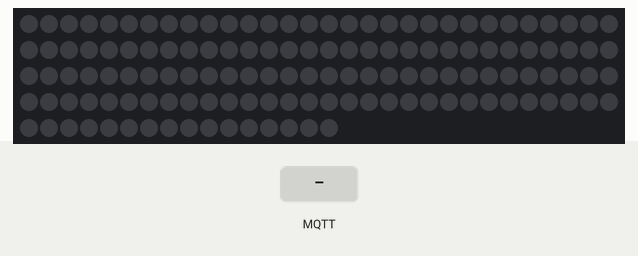
This sketch was run on a simulated ESP8266 (NodeMCU). Parts: 136 RGB LEDs in strip order, left to right, continuing on the next row. The inputs (shaded band) are chosen by the test bench. WiFi joins after 1.5 s; servers stay silent unless stated; no MQTT or app messages arrive unless stated; what the sketch prints to the serial monitor is not drawn.

Above: at 2.7 s.
2.8 s: MQTT message "sunrise" arrives on the first subscribed topic
At 4.0 s:
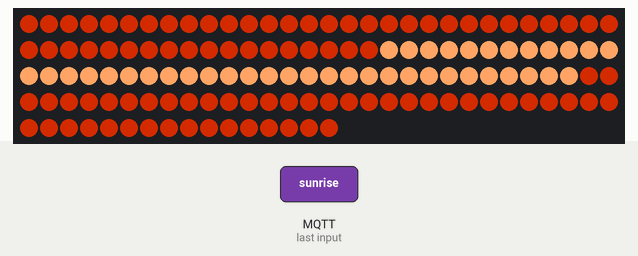
4.3 s: MQTT message "mqttRGB" arrives on the first subscribed topic
At 5.5 s:
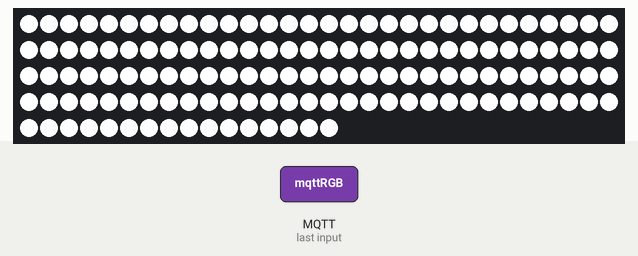
5.8 s: MQTT message "sunrise" arrives on the third subscribed topic
7.3 s: MQTT message "1" arrives on the third subscribed topic
Timing chart, 0 to 9.8 s (numbered marks = the images above; inputs shaded):
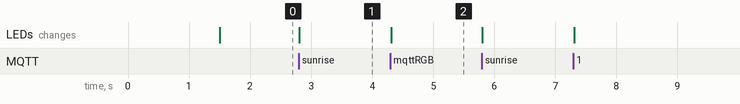

Measured:
- after the input at 2.8 s, the LEDs: change at once (image 1)
- after the input at 4.3 s, the LEDs: change at once (image 2)

The sketch:

morningwakup.ino
```cpp
/******************  LIBRARY SECTION *************************************/
#include <Adafruit_NeoPixel.h>    //https://github.com/adafruit/Adafruit_NeoPixel
#include <SimpleTimer.h>          //https://github.com/thehookup/Simple-Timer-Library
#include <PubSubClient.h>         //https://github.com/knolleary/pubsubclient
#include <ESP8266WiFi.h>          //if you get an error here you need to install the ESP8266 board manager
#include <ESP8266mDNS.h>          //if you get an error here you need to install the ESP8266 board manager
#include <ArduinoOTA.h>           //ArduinoOTA is now included with the ArduinoIDE

/*****************  START USER CONFIG SECTION *********************************/
/*****************  START USER CONFIG SECTION *********************************/
/*****************  START USER CONFIG SECTION *********************************/
/*****************  START USER CONFIG SECTION *********************************/

#define USER_SSID                 "hahn-2g"
#define USER_PASSWORD             "11ab3f4ef3"
#define USER_MQTT_SERVER          "10.232.0.204"
#define USER_MQTT_PORT            1883
#define USER_MQTT_USERNAME        "mqtt"
#define USER_MQTT_PASSWORD        "mqtt"
#define USER_MQTT_CLIENT_NAME     "SunriseMCU"           //used to define MQTT topics, MQTT Client ID, and ArduinoOTA
#define LED_PIN 5                                        //pin where the led strip is hooked up
#define NUM_LEDS 136                                     //number of LEDs in the strip
#define BRIGHTNESS 255                                   //strip brightness 255 max
#define SUNSIZE 30                                       //percentage of the strip that is the "sun"

/*****************  END USER CONFIG SECTION *********************************/
/*****************  END USER CONFIG SECTION *********************************/
/*****************  END USER CONFIG SECTION *********************************/
/*****************  END USER CONFIG SECTION *********************************/
/*****************  END USER CONFIG SECTION *********************************/

/***********************  WIFI AND MQTT SETUP *****************************/
/***********************  DON'T CHANGE THIS INFO *****************************/

const char* ssid = USER_SSID ;
const char* password = USER_PASSWORD ;
const char* mqtt_server = USER_MQTT_SERVER ;
const int mqtt_port = USER_MQTT_PORT ;
const char *mqtt_user = USER_MQTT_USERNAME ;
const char *mqtt_pass = USER_MQTT_PASSWORD ;
const char *mqtt_client_name = USER_MQTT_CLIENT_NAME ;

/*****************  DECLARATIONS  ****************************************/
WiFiClient espClient;
PubSubClient client(espClient);
SimpleTimer timer;
Adafruit_NeoPixel strip = Adafruit_NeoPixel(NUM_LEDS, LED_PIN, NEO_GRBW + NEO_KHZ800);

/*****************  GENERAL VARIABLES  *************************************/

bool boot = true;
int sun = (SUNSIZE * NUM_LEDS)/100;
int aurora = NUM_LEDS;
//int aurora = (SUNSIZE+40 * NUM_LEDS)/100;
int sunPhase = 100;
int whiteLevel = 100;
byte red = 127;
byte green = 127;
byte blue = 127;
byte white = 127;
String effect = "off";
char charPayload[50];
int wakeDelay = 1000;
int fadeStep = 98;
int oldFadeStep = 0;
int currentAurora = 100;
int oldAurora = 0;
int currentSun = 100;
int oldSun = 0;
int sunFadeStep = 98;

void setup_wifi()
{
  // We start by connecting to a WiFi network
  Serial.println();
  Serial.print("Connecting to ");
  Serial.println(ssid);

  WiFi.hostname(USER_MQTT_CLIENT_NAME);
  WiFi.begin(ssid, password);

  while (WiFi.status() != WL_CONNECTED) {
    delay(500);
    Serial.print(".");
  }

  Serial.println("");
  Serial.println("WiFi connected");
  Serial.println("IP address: ");
  Serial.println(WiFi.localIP());
}

void reconnect()
{
  // Loop until we're reconnected
  int retries = 0;
  while (!client.connected()) {
    if(retries < 150)
    {
        Serial.print("Attempting MQTT connection...");
      // Attempt to connect
      if (client.connect(mqtt_client_name, mqtt_user, mqtt_pass))
      {
        Serial.println("connected");
        // Once connected, publish an announcement...
        if(boot == true)
        {
          client.publish(USER_MQTT_CLIENT_NAME"/checkIn","Rebooted");
          boot = false;
        }
        if(boot == false)
        {
          client.publish(USER_MQTT_CLIENT_NAME"/checkIn","Reconnected");
        }
        client.subscribe(USER_MQTT_CLIENT_NAME"/command");
        client.subscribe(USER_MQTT_CLIENT_NAME"/effect");
        client.subscribe(USER_MQTT_CLIENT_NAME"/color");
        client.subscribe(USER_MQTT_CLIENT_NAME"/white");
        client.subscribe(USER_MQTT_CLIENT_NAME"/wakeAlarm");
      }
      else
      {
        Serial.print("failed, rc=");
        Serial.print(client.state());
        Serial.println(" try again in 5 seconds");
        retries++;
        // Wait 5 seconds before retrying
        delay(5000);
      }
    }
    else
    {
      ESP.restart();
    }
  }
}

/************************** MQTT CALLBACK ***********************/
/************************** MQTT CALLBACK ***********************/
/************************** MQTT CALLBACK ***********************/
/************************** MQTT CALLBACK ***********************/
/************************** MQTT CALLBACK ***********************/


void callback(char* topic, byte* payload, unsigned int length)
{
  Serial.print("Message arrived [");
  String newTopic = topic;
  Serial.print(topic);
  Serial.print("] ");
  payload[length] = '\0';
  String newPayload = String((char *)payload);
  int intPayload = newPayload.toInt();
  Serial.println(newPayload);
  Serial.println();
  newPayload.toCharArray(charPayload, newPayload.length() + 1);

  if (newTopic == USER_MQTT_CLIENT_NAME"/command")
  {
    effect = newPayload;
    client.publish(USER_MQTT_CLIENT_NAME"/state", charPayload);
  }
  if (newTopic == USER_MQTT_CLIENT_NAME"/wakeAlarm")
  {
    whiteLevel = 0;
    sunPhase = 0;
    fadeStep = 0;
    sunFadeStep = 0;
    effect = "sunrise";
    wakeDelay = intPayload*10;
    timer.setTimeout(wakeDelay, increaseSunPhase);
    timer.setTimeout(wakeDelay, increaseWhiteLevel);
    timer.setTimeout((wakeDelay/80), increaseFadeStep);
    timer.setTimeout((wakeDelay/80), increaseSunFadeStep);
    client.publish(USER_MQTT_CLIENT_NAME"/command", "sunrise", true); //this sets a retained value to restore the sunrise in case of reconnect
    client.publish(USER_MQTT_CLIENT_NAME"/state", "mqttRGB"); //this is needed for the state in home assistant
  }
  if (newTopic == USER_MQTT_CLIENT_NAME"/white")
  {
    white = intPayload;
    client.publish(USER_MQTT_CLIENT_NAME"/whiteState", charPayload);
  }
  if (newTopic == USER_MQTT_CLIENT_NAME "/color")
  {
    client.publish(USER_MQTT_CLIENT_NAME "/colorState", charPayload);
    // get the position of the first and second commas
    uint8_t firstIndex = newPayload.indexOf(',');
    uint8_t lastIndex = newPayload.lastIndexOf(',');

    uint8_t rgb_red = newPayload.substring(0, firstIndex).toInt();
    if (rgb_red < 0 || rgb_red > 255)
    {
      return;
    }
    else
    {
      red = rgb_red;
    }

    uint8_t rgb_green = newPayload.substring(firstIndex + 1, lastIndex).toInt();
    if (rgb_green < 0 || rgb_green > 255)
    {
      return;
    }
    else
    {
      green = rgb_green;
    }

    uint8_t rgb_blue = newPayload.substring(lastIndex + 1).toInt();
    if (rgb_blue < 0 || rgb_blue > 255)
    {
      return;
    }
    else
    {
      blue = rgb_blue;
    }
  }
}

/*****************  GLOBAL LIGHT FUNCTIONS  *******************************/
/*****************  GLOBAL LIGHT FUNCTIONS  *******************************/
/*****************  GLOBAL LIGHT FUNCTIONS  *******************************/
/*****************  GLOBAL LIGHT FUNCTIONS  *******************************/
/*****************  GLOBAL LIGHT FUNCTIONS  *******************************/


void increaseSunPhase()
{
  if (sunPhase < 100)
  {
    sunPhase++;
    timer.setTimeout(wakeDelay, increaseSunPhase);
    Serial.print("sunPhase: ");
    Serial.println(sunPhase);
    timer.setTimeout((wakeDelay/80), increaseFadeStep);
    timer.setTimeout((wakeDelay/80), increaseSunFadeStep);
  }
}

void increaseSunFadeStep()
{
  if (sunFadeStep < 98)
  {
    sunFadeStep++;
    timer.setTimeout((wakeDelay/80), increaseSunFadeStep);
  }
}

void increaseFadeStep()
{
  if (fadeStep < 98)
  {
    fadeStep++;
    timer.setTimeout((wakeDelay/80), increaseFadeStep);
  }
}

void increaseWhiteLevel()
{
  if(whiteLevel < 100)
  {
    whiteLevel++;
    timer.setTimeout(wakeDelay, increaseWhiteLevel);
  }
}

void drawSun()
{
  currentSun = map(sunPhase, 0, 100, 0, sun);
  if(currentSun % 2 != 0)
  {
    currentSun--;
  }
  if (currentSun != oldSun)
  {
    sunFadeStep = 0;
  }

  int sunStart = (NUM_LEDS/2)-(currentSun/2);
  int newSunLeft = sunStart-1;
  int newSunRight = sunStart+currentSun;
  if(newSunLeft >= 0 && newSunRight <= NUM_LEDS && sunPhase > 0)
  {
   int redValue =  map(sunFadeStep, 0, 100, 127, 255);
   int whiteValue = map(sunFadeStep, 0, 100, 0, whiteLevel);
   strip.setPixelColor(newSunLeft, redValue, 25,0,whiteValue);
   strip.setPixelColor(newSunRight, redValue, 25,0,whiteValue);
  }
  for(int i = sunStart; i < sunStart+currentSun; i++)
  {
    strip.setPixelColor(i, 255, 64,0,whiteLevel);
  }
  oldSun = currentSun;
}


void drawAurora()
{
  currentAurora = map(sunPhase, 0, 100, 0, aurora);
  if(currentAurora % 2 != 0)
  {
    currentAurora--;
  }
  if (currentAurora != oldAurora)
  {
    fadeStep = 0;
  }
  int sunStart = (NUM_LEDS/2)-(currentAurora/2);
  int newAuroraLeft = sunStart-1;
  int newAuroraRight = sunStart+currentAurora;
  if(newAuroraLeft >= 0 && newAuroraRight <= NUM_LEDS)
  {
   int redValue =  map(fadeStep, 0, 100, whiteLevel, 127);
   int greenValue =  map(fadeStep, 0, 100, 0, 25);
   strip.setPixelColor(newAuroraRight, redValue, greenValue,0,0);
   strip.setPixelColor(newAuroraLeft, redValue, greenValue,0,0);
  }
  for(int i = sunStart; i < sunStart+currentAurora; i++)
  {
    strip.setPixelColor(i, 127, 25,0,0);
  }
  oldFadeStep = fadeStep;
  oldAurora = currentAurora;
}

void drawAmbient()
{
  for(int i = 0; i < NUM_LEDS; i++)
  {
    strip.setPixelColor(i, whiteLevel, 0,0,0);
  }
}

void sunRise()
{
  drawAmbient();
  drawAurora();
  drawSun();
}

void off()
{
  for(int i = 0; i < NUM_LEDS; i++)
  {
    strip.setPixelColor(i, 0,0,0,0);
  }
}

void mqttRGB()
{
  for(int i = 0; i < NUM_LEDS; i++)
  {
    strip.setPixelColor(i, red,green,blue,white);
  }
}

void selectEffect()
{
  if(effect == "sunrise")
  {
    sunRise();
  }
  if(effect == "mqttRGB")
  {
    mqttRGB();
  }
  if(effect == "off")
  {
    off();
  }
}

void setup()
{
  Serial.begin(115200);
  WiFi.setSleepMode(WIFI_NONE_SLEEP);
  WiFi.mode(WIFI_STA);
  setup_wifi();
  client.setServer(mqtt_server, mqtt_port);
  client.setCallback(callback);
  ArduinoOTA.setHostname(USER_MQTT_CLIENT_NAME);
  ArduinoOTA.begin();
  strip.setBrightness(BRIGHTNESS);
  strip.begin();
}

void loop()
{
  if (!client.connected())
  {
    reconnect();
  }
  client.loop();
  ArduinoOTA.handle();
  timer.run();
  selectEffect();
  if(boot == false)
  {
    strip.show();
  }
}
```
